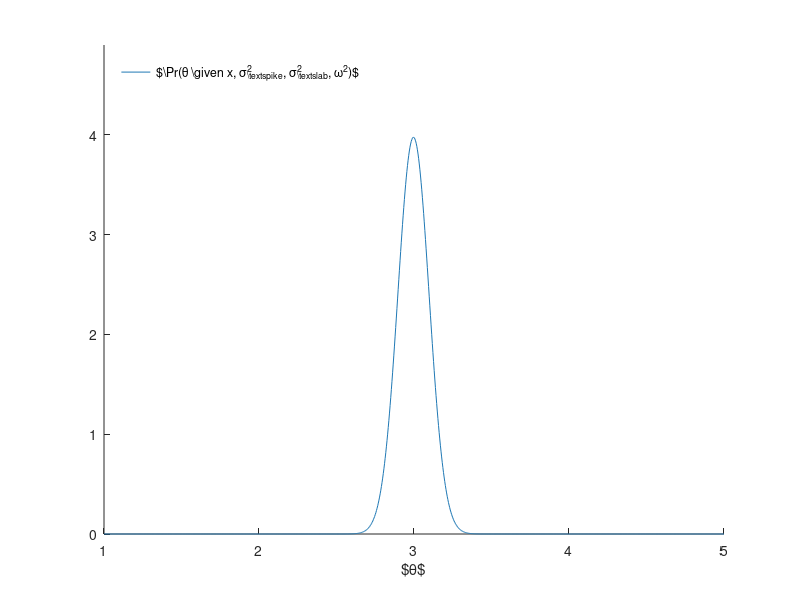

This chart was generated by the following MATLAB code:
% problem 4

% parameters of prior distribution
alpha = (1 / 5); % pseudocount of positive observations
beta  = (1 / 5); % pseudocount of negative observations

% observed data
x = 3; % number of positive observations
n = 3; % total number of observations

% plot colors (from http://colorbrewer2.org/)
colors = [ 31, 120, 180; ...
           51, 160,  44; ...
          227,  26,  28] / 255;

% location of tikz output
figures_directory = 'figures';

% function handles for prior, likelihood, and posterior; see notes
prior      = @(theta) betapdf(theta, alpha, beta);
likelihood = @(theta) binopdf(x, n, theta);
posterior  = @(theta) betapdf(theta, alpha + x, beta + n - x);

% range of theta values to plot
theta = linspace(0, 1, 1000);

clf;
hold('off');
prior_h = ...
    plot(theta, prior(theta), ...
         'color', colors(1, :));
hold('on');
posterior_h = ...
    plot(theta, posterior(theta), ...
         'color', colors(3, :));

legend([prior_h, posterior_h], ...
       '$p(\theta)$', ...
       '$p(\theta \given \text{HHH})$', ...
       'location', 'northwest');
legend('boxoff');

xlabel('$\theta$');

set(gca, 'box', 'off');

% make tikz plot if possible
if (exist('matlab2tikz', 'file'))
  figure_name = 'problem_4';
  matlab2tikz(sprintf('%s/%s.tex', figures_directory, figure_name), ...
              'height',       '\figureheight', ...
              'width',        '\figurewidth',  ...
              'parseStrings', false,           ...
              'showInfo',     false,           ...
              'extraCode',    sprintf('\\tikzsetnextfilename{%s}', figure_name));
end

% problem 6 prior
sigma_spike = 1;
sigma_slab  = 10;
prior_f     = (1 / 2);

spike_prior = @(theta) (normpdf(theta, 0, sigma_spike));
slab_prior  = @(theta) (normpdf(theta, 0, sigma_slab));

prior = @(theta) (     prior_f  * slab_prior(theta) + ...
                  (1 - prior_f) * spike_prior(theta));

% range of theta values to plot
theta = linspace(-30, 30, 1000);

clf;
hold('off');
prior_h = ...
    plot(theta, prior(theta), ...
     'color', colors(1, :));

legend(prior_h, ...
       '$p(\theta \given \sigma_{\text{spike}}^2, \sigma_{\text{slab}}^2)$', ...
       'location', 'northwest');
legend('boxoff');

xlabel('$\theta$');

set(gca, 'box', 'off');

% make tikz plot if possible
if (exist('matlab2tikz', 'file'))
  figure_name = 'problem_6_prior';
  matlab2tikz(sprintf('%s/%s.tex', figures_directory, figure_name), ...
              'height',       '\figureheight', ...
              'width',        '\figurewidth',  ...
              'parseStrings', false,           ...
              'showInfo',     false,           ...
              'extraCode',    sprintf('\\tikzsetnextfilename{%s}', figure_name));
end

% problem 6 f posterior
omega = 0.1;

f_posterior = @(x) ...
    (prior_f * normpdf(x, 0, sqrt(sigma_slab^2 + omega^2)) ./ ...
     (     prior_f  * normpdf(x, 0, sqrt(sigma_slab^2 + omega^2)) + ...
      (1 - prior_f) * normpdf(x, 0, sqrt(sigma_spike^2 + omega^2))));

% range of x values to consider
x = linspace(-10, 10, 1000);

clf;
hold('off');
f_posterior_h = ...
    plot(x, f_posterior(x), ...
     'color', colors(1, :));

legend(f_posterior_h, ...
       '$\Pr(f = 1 \given x, \sigma_{\text{spike}}^2, \sigma_{\text{slab}}^2, \omega^2)$', ...
       'location', 'northwest');
legend('boxoff');

xlabel('$x$');

ylim([0, 1.2]);

set(gca, 'box', 'off');

% make tikz plot if possible
if (exist('matlab2tikz', 'file'))
  figure_name = 'problem_6_f_posterior';
  matlab2tikz(sprintf('%s/%s.tex', figures_directory, figure_name), ...
              'height',       '\figureheight', ...
              'width',        '\figurewidth',  ...
              'parseStrings', false,           ...
              'showInfo',     false,           ...
              'extraCode',    sprintf('\\tikzsetnextfilename{%s}', figure_name));
end

% problem 6 theta posterior

% observation
x = 3;

% posterior precisions
tau_spike = (omega^(-2) + sigma_spike^(-2));
tau_slab  = (omega^(-2) + sigma_slab^(-2));

theta_posterior = @(theta) ...
    (     f_posterior(x)  * ...
     normpdf(theta, omega^(-2) / tau_slab * x, sqrt(1 / tau_slab)) + ...
     (1 - f_posterior(x)) * ...
     normpdf(theta, omega^(-2) / tau_spike * x, sqrt(1 / tau_spike)));

theta = linspace(1, 5, 1000);

clf;
theta_posterior_h = ...
    plot(theta, theta_posterior(theta), ...
         'color', colors(1, :));

legend(theta_posterior_h, ...
       '$\Pr(\theta \given x, \sigma_{\text{spike}}^2, \sigma_{\text{slab}}^2, \omega^2)$', ...
       'location', 'northwest');
legend('boxoff');

xlabel('$\theta$');

ylim([0, 4.9]);

set(gca, 'box', 'off');

% make tikz plot if possible
if (exist('matlab2tikz', 'file'))
  figure_name = 'problem_6_theta_posterior';
  matlab2tikz(sprintf('%s/%s.tex', figures_directory, figure_name), ...
              'height',       '\figureheight', ...
              'width',        '\figurewidth',  ...
              'parseStrings', false,           ...
              'showInfo',     false,           ...
              'extraCode',    sprintf('\\tikzsetnextfilename{%s}', figure_name));
end
